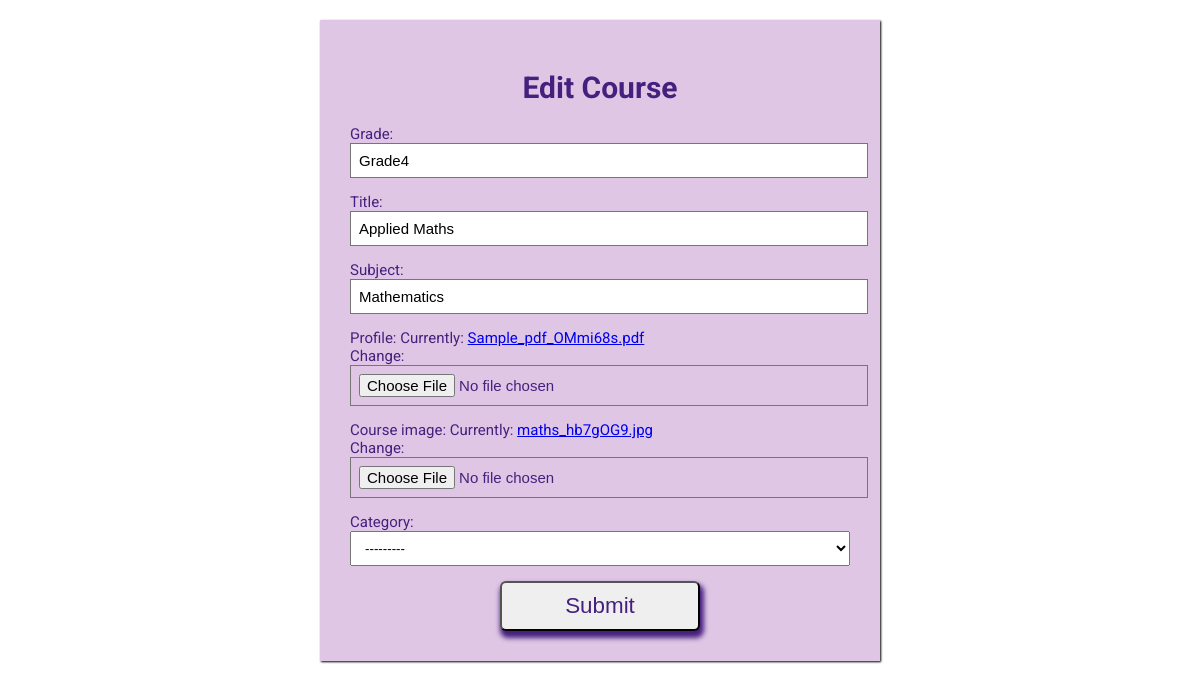
Page /editgrade4/1/ on the committed database.
### homepage/models.py (models this page shows)
class GradeFour(models.Model):
    grade=models.CharField(max_length=25 ,null=True)
    title=models.CharField(max_length=25 ,null=True)
    subject=models.CharField(max_length=25 ,null=True)
    profile=models.FileField(null=True,upload_to='homepage/pdfs/')
    course_image=models.ImageField(null=True,upload_to='homepage/covers/')
    date=models.DateTimeField(auto_now=True,null=True)
    CATEGORY_CHOICES=(
        ('Paid','Paid'),
        ('Free','Free'),
    )
    category=models.CharField(max_length=6, choices =CATEGORY_CHOICES ,null=True)

### homepage/views.py (the view)
# urls.py: path('editgrade4/<int:id>/',edit_grade4_course, name='edit_grade4_course'),
def edit_grade4_course(request,id):
    course=GradeFour.objects.get(id=id)
    if request.method=="POST":
        form=GradeFourCourseAdditionForm(request.POST,request.FILES,instance=course)
        if form.is_valid():
            form.save()
    else:
        form=GradeFourCourseAdditionForm(instance=course)
    return render(request,'grades/fourth/edit_grade4_course.html',{"form":form})

### homepage/forms.py
class GradeFourCourseAdditionForm(forms.ModelForm):
    class Meta:
        model=GradeFour
        fields="__all__"

### homepage/templates/grades/fourth/edit_grade4_course.html (shortened to what this page needs)
{% include 'grades/edit.html' %}
<!DOCTYPE html>
<html lang="en">
<head>
</head>
<body>
 </body>
 </html>
</body>
</html>

### homepage/templates/grades/edit.html (shortened to what this page needs)
<!DOCTYPE html>
<html lang="en">
<head>
</head>
<body>
    <div class="wrapper">
        <div class="form">
     <form method="POST" enctype="multipart/form-data">
         <h1> Edit Course </h1>
         {{form.as_p}}
      <center><button>Submit</button></center>
     </form>
     </div>
     </div>
 </body>
 </html>
</body>
</html>

### homepage/templates/grades/edit.html (style rules this page uses)
h1 { text-align: center; }
body { background-color:white; align-items: center; justify-content: center; font-size: 15px; color:rgb(70,32,125); font-family: 'Roboto', sans-serif; }
input { width: 100%; outline: none; border: 1px solid rgb(118,118,118); font-size: 15px; padding: 8px 8px; }
select { width: 100%; padding: 8px 10px; transition: all 0.3; }
.wrapper { max-width: 500px; width: 90%; background: rgb(223, 198, 229); margin: 20px auto; padding: 30px; box-shadow: 1px 1px 2px rgba(0,0,0, 125); }
button { color: rgb(70,32,125);; top: 30px; height: 50px; width :40%; border-radius: 6px; align-items: center; font-size: 1.4rem; box-shadow:2px 5px 5px 2px rgb(70,32,125); }

### rows in the picture
GradeFour: grade "Grade4", title "Applied Maths", subject "Mathematics", category "---------"
